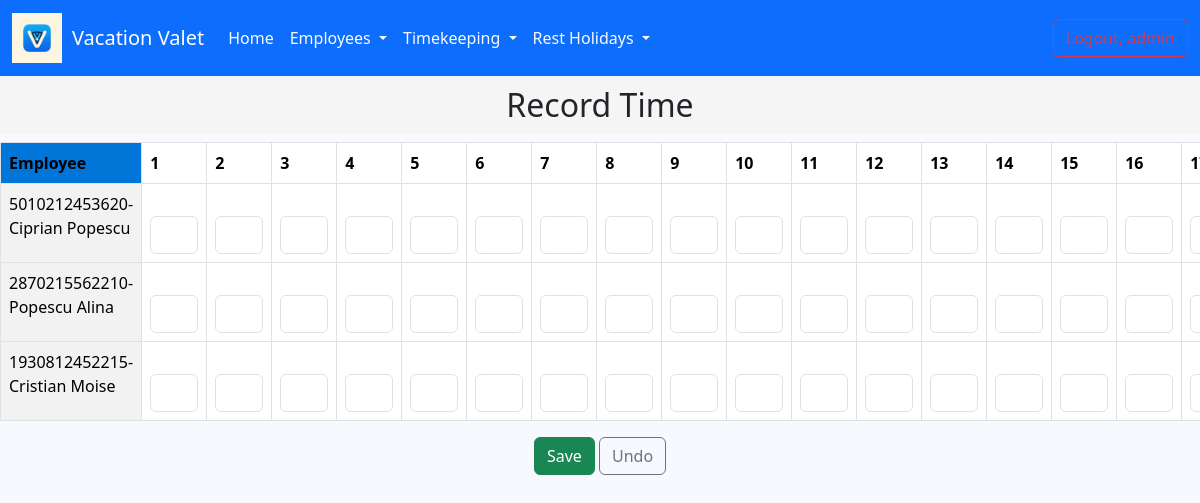
The page /record-time/ (signed in) on the database as committed earlier.
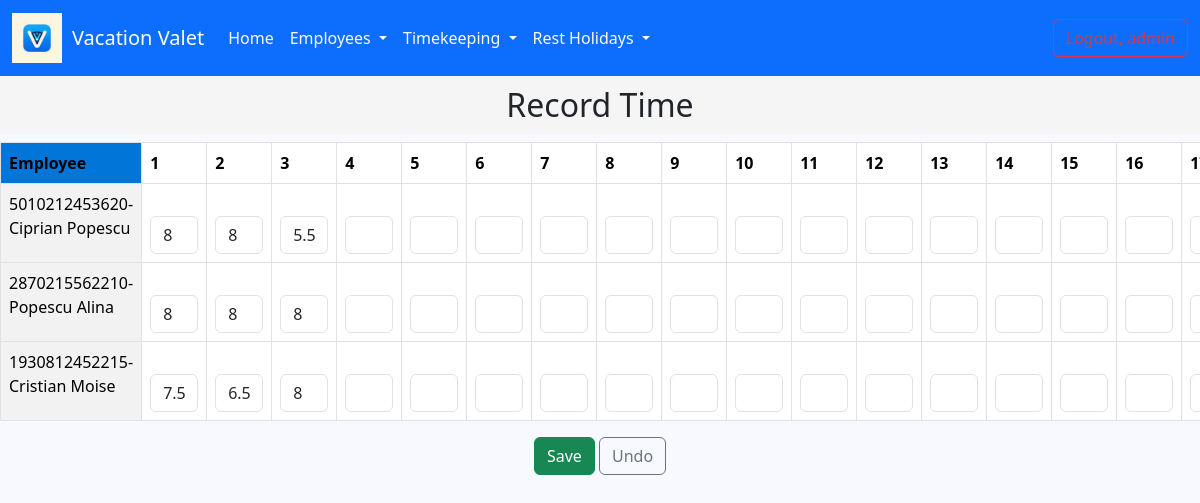
The same page on the database as committed later.
### employee/models.py (models this page shows, shortened)
class Employee(AbstractUser):
    GENDER_OPTIONS = (
        ('male', 'Male'),
        ('female', 'Female')
    )
    cnp = models.IntegerField(blank=False, null=True, unique=True)
    gender = models.CharField(max_length=6, choices=GENDER_OPTIONS, null=True)
    birth_date = models.DateField(null=True, blank=False)
    departament = models.ForeignKey(Department, on_delete=models.CASCADE, null=True)
    start_date = models.DateField(null=True)
    end_date = models.DateField(null=True, blank=True)
    notice_date = models.DateField(null=True, blank=True)
    address = models.TextField(blank=True, null=True)
    is_supervisor = models.BooleanField(default=False)
    days_off = models.IntegerField(default=21, null=False)
    created_at = models.DateTimeField(auto_now_add=True)
    updated_at = models.DateTimeField(auto_now=True)

### employee/views.py (the view, shortened to what this page needs)
# urls.py: path('record-time/', views.record_time_view, name='record-time'),
@login_required
def record_time_view(request):
    employees = Employee.objects.filter(is_superuser=False)
    today = datetime.date.today()
    month = today.month
    year = today.year
    num_days = calendar.monthrange(year, month)[1]
    days = [i for i in range(1, num_days + 1)]
    first_day = datetime.date(year, month, 1)
    last_day = datetime.date(year, month, num_days)
    weekend_days = [day for day in range(first_day.day, last_day.day + 1) if
                    datetime.date(year, month, day).weekday() in [5, 6]]
    values = []
    for employee in employees:
        row = []
        for day in days:
            existing_record: TimeRecord = TimeRecord.objects.filter(employee=employee, date__year=year,
                                                                    date__month=month, date__day=day).first()
            if existing_record is not None:
                seconds = existing_record.duration.total_seconds()
                hours = seconds / 3600
                if hours == 0:
                    row.append('')
                elif hours == int(hours):
                    row.append(int(hours))
                else:
                    row.append(hours)
            else:
                row.append('')
        values.append(row)
    return render(request, 'record_time/record_time.html',
                  {'employees': employees, 'year': year, 'month': month, 'days': days, 'values': values,
                   'weekend_days': weekend_days})

### employee/templatetags/utils.py (called while the page is built)
@register.filter
def index(indexable, i):
    return indexable[i]

### templates/record_time/record_time.html (shortened to what this page needs)
{% extends 'base.html' %}
{% load static %}
{% load utils %}
{% block head %}
    <link rel="stylesheet" type="text/css" href="{% static 'css/time_record/time_record.css' %}">
{% endblock %}
{% block content %}
    <h2 class="text-center" id="header-text">Record Time</h2>
    <div class="scrollable-content">
        <form method="POST">
            <table class="table table-bordered">
                <thead class="sticky-header">
                <tr>
                    <th id="empl">Employee</th>
                    {% for day in days %}
                        <th>{{ day }}</th>
                    {% endfor %}
                </tr>
                </thead>
                <tbody class="sticky-content">
                {% for employee in employees %}
                    <tr>
                        <td id="emplrow">{{ employee.cnp }}-{{ employee.first_name }} {{ employee.last_name }}</td>
                        {% for day in days %}
                            <td id="boxes">
                                {% with pos1=forloop.parentloop.counter0 %}
                                    {% with pos2=forloop.counter0 %}
                                        <input type="text" value="{{ values|index:pos1|index:pos2 }}"
                                               name="pontaj_{{ employee.id }}_{{ year }}-{{ month }}-{{ day }}"
                                               id="pontaj_{{ employee.id }}_{{ day }}"
                                               class="form-control {% if day in weekend_days %}readonly{% endif %}"
                                               {% if day in weekend_days %}readonly{% endif %}>
                                    {% endwith %}
                                {% endwith %}
                            </td>
                        {% endfor %}
                    </tr>
                {% endfor %}
                </tbody>
            </table>
            <div class="text-center" id="btn">
                <button type="submit" class="btn btn-success text-center" id="savebtn">Save</button>
                <a href="{% url 'record-time' %}" class="btn btn-outline-secondary" id="vobtn">Undo</a>
            </div>
        </form>
    </div>
{% endblock %}

Rows that differ between the two databases and show on the page:
shown differently, row unchanged: Employee "Ciprian": values (not shown) → "8"; values (not shown) → "5.5"
shown differently, row unchanged: Employee "Alina": values (not shown) → "8"
changed Employee "Cristian": values (not shown) → "7.5"; values (not shown) → "6.5"; values (not shown) → "8"
